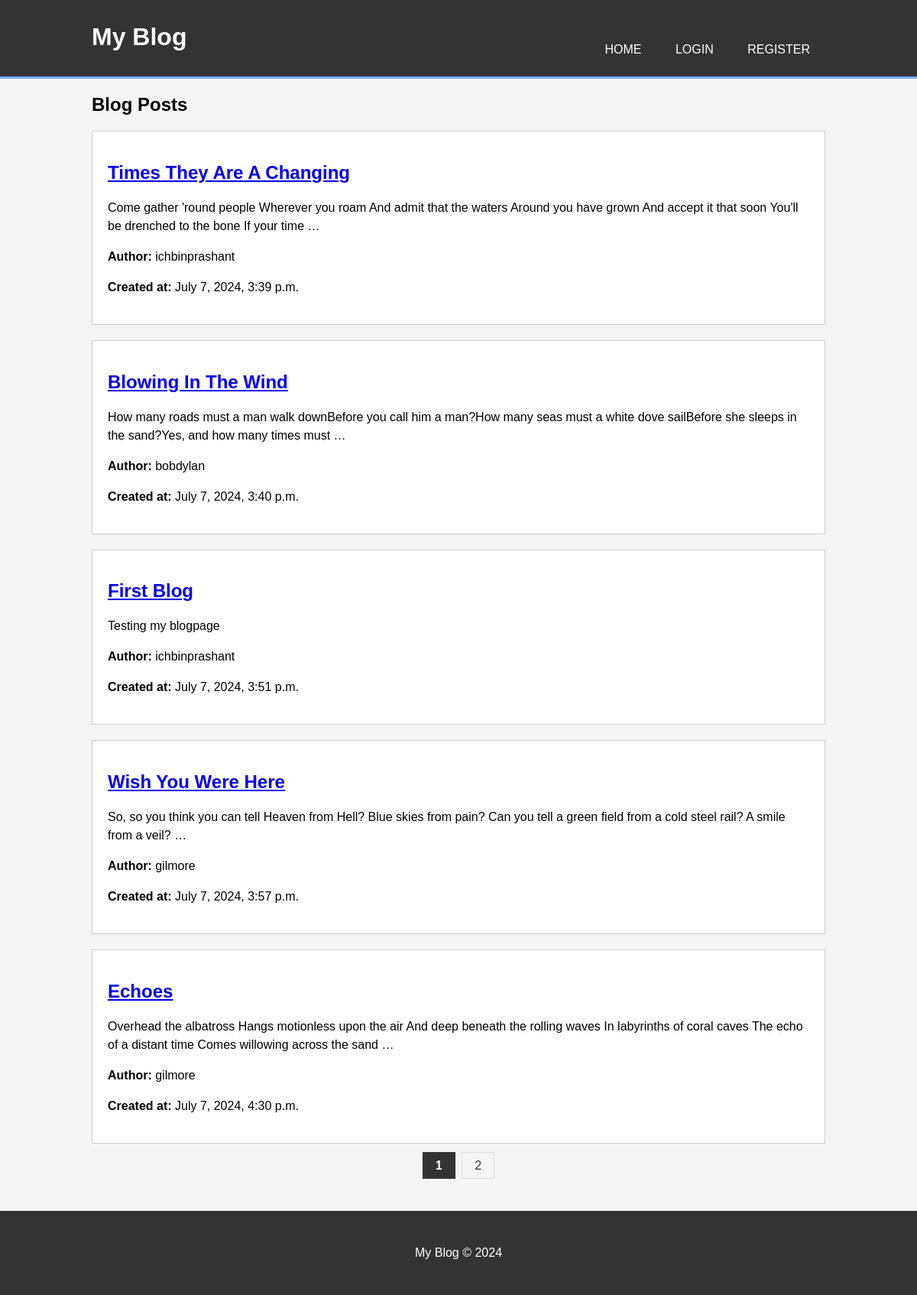
The page / on the database its author committed.
### blog/models.py (models this page shows, shortened)
class Post(models.Model):
    title = models.CharField(max_length = 200)
    content = models.TextField()
    author = models.ForeignKey(User, on_delete=models.CASCADE)
    created_at = models.DateTimeField(auto_now_add=True)
    updated_at = models.DateTimeField(auto_now_add=True)

### blog/views.py (the view)
# urls.py: path('', views.post_list, name='post_list'),
def post_list(request):
    post_list = Post.objects.all()
    paginator = Paginator(post_list, 5)  # Show 5 posts per page
    page_number = request.GET.get('page')
    page_obj = paginator.get_page(page_number)
    return render(request, 'blog/post_list.html', {'page_obj': page_obj})

### blog/templates/blog/post_list.html (shortened to what this page needs)
{% extends "blog/base.html" %}
{% block content %}
    <h2>Blog Posts</h2>
    {% for post in page_obj %}
        <div class="post">
            <h2><a href="{% url 'post_detail' pk=post.pk %}">{{ post.title }}</a></h2>
            <p>{{ post.content|truncatewords:30 }}</p>
            <p><strong>Author:</strong> {{ post.author }}</p>
            <p><strong>Created at:</strong> {{ post.created_at }}</p>
        </div>
    {% endfor %}
    <div class="pagination">
        <span class="step-links">
            {% for num in page_obj.paginator.page_range %}
                {% if page_obj.number == num %}
                    <span class="current">{{ num }}</span>
                {% elif num > page_obj.number|add:'-3' and num < page_obj.number|add:'3' %}
                    <a href="?page={{ num }}">{{ num }}</a>
                {% elif num == 1 or num == page_obj.paginator.num_pages %}
                    <a href="?page={{ num }}">{{ num }}</a>
                {% endif %}
            {% endfor %}
        </span>
    </div>
{% endblock %}

### blog/templates/blog/base.html (shortened to what this page needs)
<!DOCTYPE html>
<html>
<head>
    {% load static %}
    <link rel="stylesheet" type="text/css" href="{% static 'blog/css/styles.css' %}">
</head>
<body>
    <header>
        <div class="container">
            <div id="branding">
                <h1>My Blog</h1>
            </div>
            <nav>
                <ul>
                    <li><a href="{% url 'post_list' %}">Home</a></li>
                    {% if user.is_authenticated %}
                        <li><a href="{% url 'post_new' %}">New Post</a></li>
                        <li>
                            <!-- <form method="POST" action="{% url 'logout' %}">
                            {% csrf_token %}
                            <button type="submit">Logout</button>
                        </form> -->
                        <a href="#" id="logout-link">Logout</a>
                    <form id="logout-form" method="POST" action="{% url 'logout' %}" style="display: none;">
                        {% csrf_token %}
                    </form></li>
                    {% else %}
                        <li><a href="{% url 'login' %}">Login</a></li>
                        <li><a href="{% url 'register' %}">Register</a></li>
                    {% endif %}
                </ul>
            </nav>
        </div>
    </header>
    <div class="container">
        {% block content %}
        {% endblock %}
    </div>
    <footer>
        <p>My Blog &copy; 2024</p>
    </footer>
</body>
</html>

### blog/static/blog/css/styles.css (style rules this page uses)
body { font-family: Arial, sans-serif; background-color: #f4f4f4; margin: 0; padding: 0; }
.container { width: 80%; margin: auto; overflow: hidden; }
header { background: #333; color: #fff; padding-top: 30px; min-height: 70px; border-bottom: #77aaff 3px solid; }
header a { color: #fff; text-decoration: none; text-transform: uppercase; font-size: 16px; }
header ul { padding: 0; list-style: none; text-align: right; }
header li { display: inline; padding: 0 20px 0 20px; }
header #branding { float: left; }
header #branding h1 { margin: 0; }
header nav { float: right; margin-top: 10px; }
footer { background: #333; color: #fff; text-align: center; padding: 30px; margin-top: 30px; }
.post { background: #fff; margin: 20px 0; padding: 20px; border: #ccc 1px solid; }
.post h2 { color: #333; }
.post p { line-height: 1.5em; }
.pagination { text-align: center; margin: 20px 0; }
.step-links { display: inline-block; padding: 0; margin: 0; list-style: none; }
.step-links a, .step-links .current { color: #333; padding: 8px 16px; text-decoration: none; border: 1px solid #ddd; margin: 0 2px; }
.step-links .current { font-weight: bold; background-color: #333; color: white; border-color: #333; }

### rows shown on the page
Post: title "Times They Are A Changing", content "Come gather 'round people Wherever you roam And admit that the waters Around you have grown And accept it that soon You'll be drenched to the bone If your time …", author "ichbinprashant", created_at "July 7, 2024, 3:39 p.m."
Post: title "Blowing In The Wind", content "How many roads must a man walk downBefore you call him a man?How many seas must a white dove sailBefore she sleeps in the sand?Yes, and how many times must …", author "bobdylan", created_at "July 7, 2024, 3:40 p.m."
Post: title "First Blog", content "Testing my blogpage", author "ichbinprashant", created_at "July 7, 2024, 3:51 p.m."
Post: title "Wish You Were Here", content "So, so you think you can tell Heaven from Hell? Blue skies from pain? Can you tell a green field from a cold steel rail? A smile from a veil? …", author "gilmore", created_at "July 7, 2024, 3:57 p.m."
Post: title "Echoes", content "Overhead the albatross Hangs motionless upon the air And deep beneath the rolling waves In labyrinths of coral caves The echo of a distant time Comes willowing across the sand …", author "gilmore", created_at "July 7, 2024, 4:30 p.m."

### other values the page prints
{{ num }} "1"
{{ num }} "2"
